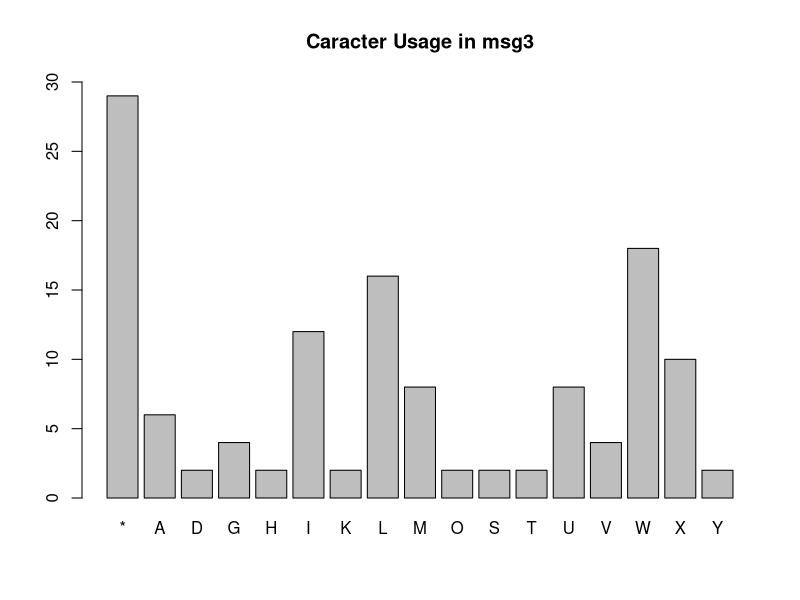
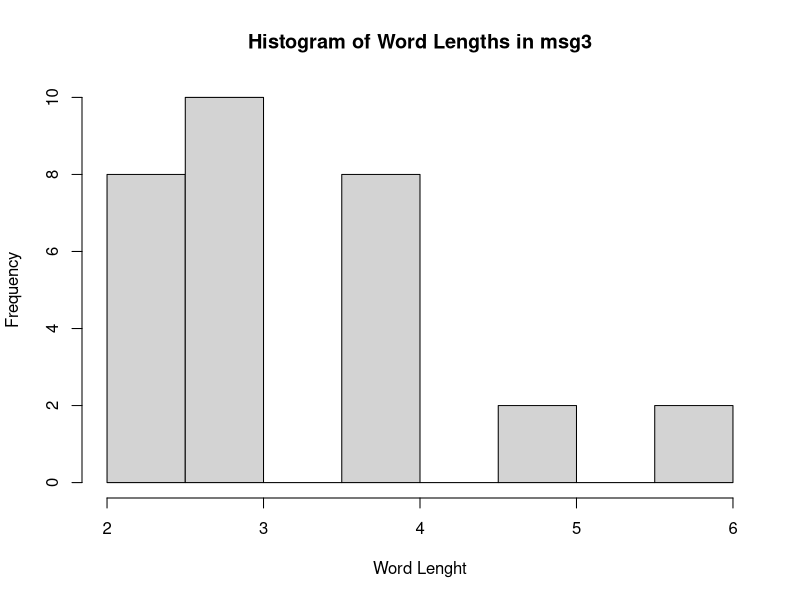

Write R code to recreate these figures, in order.
## ---- chunk 1
knitr::opts_chunk$set(echo = TRUE)
## ---- chunk 2
# Do not alter this

msg1 <- "THE PASSWORD IS MY NAME" 
msg2 <- "I AM A SPY WRITING A SPY MESSAGE"
msg3 <- "XLMW*MW*XLI*HIVW*WLSYWI*UVG*MW*XLI*WWT*UIAG*OLKDL*XLI*XLMW*AU*AU*XLMW*MW*XLI*HIVW*WLSYWI*UVG*MW*XLI*WWT*UIAG*OLKDL*XLI*XLMW*AU*AU"

# Do not alter this
## ---- chunk 3
allowed_caracters <-unlist(strsplit("QWERTYUIOPASDFGHJKLZXCVBNM ", split = ""))
# print(allowed_caracters)
msg_caracters <-unlist(strsplit(msg1, split = ""))
# print(msg_caracters)

is_valid <- all(msg_caracters %in% allowed_caracters)
cat("The message contains only capital letters and whitespace:", is_valid, "\n")
## ---- chunk 4
encoding_message <- function(message) {
  
  # Step 1
  step1 <- function(letter) {
    if (letter == " ") return(" ")
    new_letter <- intToUtf8((utf8ToInt(letter) - utf8ToInt("A") + 3) %% 26 + utf8ToInt("A"))
    return(new_letter)
  }
  
  # Apply step1 to each character
  shifted <- sapply(message, step1)
  
  #Step 2
  reversed <- rev(shifted)
  
  #Step 3
  replaced <- gsub(" ", "*", reversed)
  
  #Step 4
  for (i in 1:length(replaced)) {
    if (i %% 2 == 1) {     #This is left as one instead of 0 to match the zero-index of python
      replaced[i] = tolower(replaced[i])
      }
    }
  # Combine back into string
  
  encoded <- paste0('"\\#\\#\\#', paste0(replaced, collapse = ""), '\\#\\#\\#"')
  return(encoded)
}

cat(encoding_message(msg_caracters), "\n")


## ---- chunk 5
split_message <- unlist(strsplit(msg2, " "))
#print(split_message)
first_occurrence_index <- min(which(split_message=="SPY"))
cat("The word index of the first occurrence of the keyword SPY is: ", first_occurrence_index, ".", sep = "")
## ---- chunk 6
caracters_in_message <- unlist(strsplit(msg3, split = ""))
caracter_usage <- table(factor(caracters_in_message))

barplot(caracter_usage, 
        main = "Caracter Usage in msg3",
        ylim = c(0, 30))
## ---- chunk 7
separeted_words <- unlist(strsplit(msg3, split = "\\*"))
word_lenghts <- nchar(separeted_words)
hist(word_lenghts,
     main = "Histogram of Word Lengths in msg3",
     xlab = "Word Lenght")
## ---- chunk 8
first_name <- "Kutadgu"
last_name <- "Demirci"

spy_name_generator <- function(first_name_v, last_name_v) {
  
  first_name_v <- toupper(first_name_v)
  last_name_v <- toupper(last_name_v)
  
  
  fn_part <- substr(first_name_v, 1, 2)
  
  
  ln_length <- nchar(last_name_v)
  ln_part <- substr(last_name_v, ln_length-1, ln_length)
  
  
  random_digits <- paste0(sample(0:9, 2, replace = TRUE), collapse = "")
  
  # Combine all parts
  spy_name <- paste0(fn_part, ln_part, random_digits)
  
  return(spy_name)
}

# Generate a spy name
spy_name_generator(first_name, last_name)
